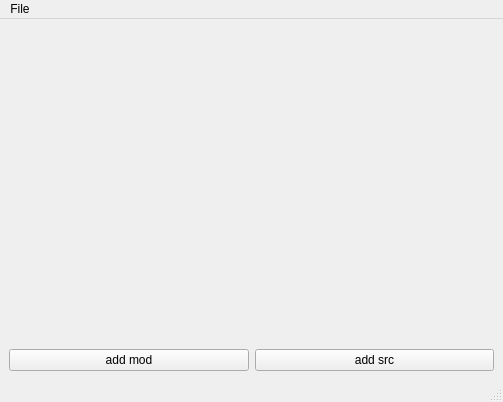
<?xml version="1.0" encoding="UTF-8"?>
<ui version="4.0">
 <class>myexampleMainWindow</class>
 <widget class="QMainWindow" name="myexampleMainWindow">
  <property name="geometry">
   <rect>
    <x>0</x>
    <y>0</y>
    <width>503</width>
    <height>402</height>
   </rect>
  </property>
  <property name="windowTitle">
   <string>MainWindow</string>
  </property>
  <widget class="QWidget" name="centralwidget">
   <property name="sizePolicy">
    <sizepolicy hsizetype="Minimum" vsizetype="Minimum">
     <horstretch>0</horstretch>
     <verstretch>0</verstretch>
    </sizepolicy>
   </property>
   <layout class="QHBoxLayout" name="horizontalLayout">
    <item>
     <layout class="QVBoxLayout" name="verticalLayout">
      <item>
       <widget class="MyOpenGL" name="widget" native="true">
        <property name="sizePolicy">
         <sizepolicy hsizetype="Expanding" vsizetype="Expanding">
          <horstretch>0</horstretch>
          <verstretch>0</verstretch>
         </sizepolicy>
        </property>
        <property name="minimumSize">
         <size>
          <width>100</width>
          <height>100</height>
         </size>
        </property>
       </widget>
      </item>
      <item>
       <layout class="QHBoxLayout" name="horizontalLayout_2">
        <item>
         <widget class="QPushButton" name="pushButton_2">
          <property name="text">
           <string>add mod</string>
          </property>
         </widget>
        </item>
        <item>
         <widget class="QPushButton" name="pushButton">
          <property name="text">
           <string>add src</string>
          </property>
         </widget>
        </item>
       </layout>
      </item>
     </layout>
    </item>
   </layout>
  </widget>
  <widget class="QMenuBar" name="menubar">
   <property name="geometry">
    <rect>
     <x>0</x>
     <y>0</y>
     <width>503</width>
     <height>20</height>
    </rect>
   </property>
   <widget class="QMenu" name="menuFile">
    <property name="title">
     <string>File</string>
    </property>
    <addaction name="actionQuit"/>
   </widget>
   <addaction name="menuFile"/>
  </widget>
  <widget class="QStatusBar" name="statusbar"/>
  <action name="actionQuit">
   <property name="text">
    <string>Quit</string>
   </property>
  </action>
 </widget>
 <customwidgets>
  <customwidget>
   <class>MyOpenGL</class>
   <extends>QWidget</extends>
   <header>myopengl.hh</header>
   <container>1</container>
   <slots>
    <slot>buttonTeapot(bool)</slot>
    <slot>buttonDodecahedron(bool)</slot>
   </slots>
  </customwidget>
 </customwidgets>
 <resources/>
 <connections>
  <connection>
   <sender>menubar</sender>
   <signal>triggered(QAction*)</signal>
   <receiver>myexampleMainWindow</receiver>
   <slot>handleMenuAction(QAction*)</slot>
   <hints>
    <hint type="sourcelabel">
     <x>11</x>
     <y>8</y>
    </hint>
    <hint type="destinationlabel">
     <x>41</x>
     <y>0</y>
    </hint>
   </hints>
  </connection>
  <connection>
   <sender>pushButton_2</sender>
   <signal>clicked(bool)</signal>
   <receiver>myexampleMainWindow</receiver>
   <slot>buttonTeapot(bool)</slot>
   <hints>
    <hint type="sourcelabel">
     <x>155</x>
     <y>357</y>
    </hint>
    <hint type="destinationlabel">
     <x>213</x>
     <y>0</y>
    </hint>
   </hints>
  </connection>
  <connection>
   <sender>pushButton_2</sender>
   <signal>clicked(bool)</signal>
   <receiver>widget</receiver>
   <slot>buttonTeapot(bool)</slot>
   <hints>
    <hint type="sourcelabel">
     <x>94</x>
     <y>357</y>
    </hint>
    <hint type="destinationlabel">
     <x>107</x>
     <y>126</y>
    </hint>
   </hints>
  </connection>
  <connection>
   <sender>pushButton</sender>
   <signal>clicked(bool)</signal>
   <receiver>myexampleMainWindow</receiver>
   <slot>buttonDodecahedron(bool)</slot>
   <hints>
    <hint type="sourcelabel">
     <x>482</x>
     <y>357</y>
    </hint>
    <hint type="destinationlabel">
     <x>337</x>
     <y>0</y>
    </hint>
   </hints>
  </connection>
  <connection>
   <sender>pushButton</sender>
   <signal>clicked(bool)</signal>
   <receiver>widget</receiver>
   <slot>buttonDodecahedron(bool)</slot>
   <hints>
    <hint type="sourcelabel">
     <x>361</x>
     <y>357</y>
    </hint>
    <hint type="destinationlabel">
     <x>328</x>
     <y>164</y>
    </hint>
   </hints>
  </connection>
 </connections>
 <slots>
  <slot>handleMenuAction(QAction*)</slot>
  <slot>buttonTeapot(bool)</slot>
  <slot>buttonDodecahedron(bool)</slot>
 </slots>
</ui>
